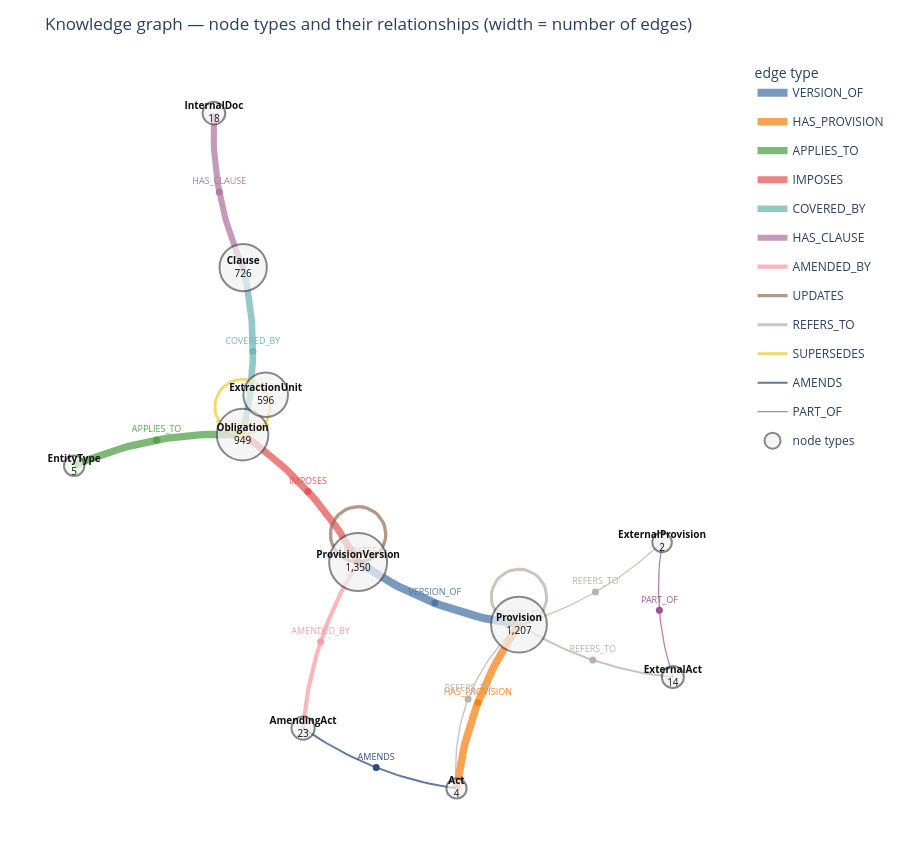

Source (notebook cell):
### Code cell
# --- the graph by unique relationships (plotly) ---------------------------------------------------------------
import math
import networkx as nx
import plotly.graph_objects as go

node_counts = q("SELECT type, COUNT(*) AS n FROM nodes GROUP BY type")
links = q("""
    SELECT COALESCE(s.type, '(outside)') AS src_type, e.type AS edge_type,
           COALESCE(d.type, '(outside)') AS dst_type, COUNT(*) AS n
    FROM edges e LEFT JOIN nodes s ON s.id = e.src LEFT JOIN nodes d ON d.id = e.dst
    GROUP BY 1, 2, 3 ORDER BY n DESC
""")
count_of = dict(zip(node_counts["type"], node_counts["n"]))
types = sorted(set(links["src_type"]) | set(links["dst_type"]) | set(count_of), key=lambda t: -count_of.get(t, 0))

# layout of the node types (a small graph: one node per type)
T = nx.Graph()
T.add_nodes_from(types)
T.add_edges_from((r.src_type, r.dst_type) for r in links.itertuples() if r.src_type != r.dst_type)
pos = nx.kamada_kawai_layout(T) if T.number_of_edges() else nx.circular_layout(T)

def curve(p0, p1, bend, n=30):
    """Points of a quadratic curve from p0 to p1; ``bend`` separates parallel relationships."""
    (x0, y0), (x1, y1) = p0, p1
    mx, my = (x0 + x1) / 2, (y0 + y1) / 2
    dx, dy = x1 - x0, y1 - y0
    cx, cy = mx - dy * bend, my + dx * bend
    ts = [i / n for i in range(n + 1)]
    xs = [(1 - t) ** 2 * x0 + 2 * (1 - t) * t * cx + t ** 2 * x1 for t in ts]
    ys = [(1 - t) ** 2 * y0 + 2 * (1 - t) * t * cy + t ** 2 * y1 for t in ts]
    return xs, ys

def loop(p, k, r=0.07):
    """A small loop next to a node, for relationships between nodes of the same type."""
    x, y = p
    a0 = math.pi / 2 + k * 0.9
    ts = [a0 + 2 * math.pi * i / 40 for i in range(41)]
    cx, cy = x + r * math.cos(a0), y + r * math.sin(a0)
    return [cx + r * math.cos(t) for t in ts], [cy + r * math.sin(t) for t in ts]

edge_colors = {}
palette = ["#4C78A8", "#F58518", "#54A24B", "#E45756", "#72B7B2", "#B279A2", "#FF9DA6", "#9D755D",
           "#BAB0AC", "#EECA3B", "#2F4B7C", "#A05195"]
for i, et in enumerate(links["edge_type"].unique()):
    edge_colors[et] = palette[i % len(palette)]

fig = go.Figure()
seen_pairs, max_n = {}, links["n"].max()
for r in links.itertuples():
    pair = tuple(sorted((r.src_type, r.dst_type)))
    k = seen_pairs.get(pair, 0)
    seen_pairs[pair] = k + 1
    if r.src_type == r.dst_type:
        xs, ys = loop(pos[r.src_type], k)
    else:
        sign = 1 if (r.src_type, r.dst_type) == pair else -1
        xs, ys = curve(pos[r.src_type], pos[r.dst_type], bend=sign * (0.12 + 0.12 * k))
    width = 1 + 7 * math.sqrt(r.n / max_n)
    label = f"{r.src_type} —{r.edge_type}→ {r.dst_type}<br>{r.n:,} edges"
    fig.add_trace(go.Scatter(x=xs, y=ys, mode="lines", line=dict(width=width, color=edge_colors[r.edge_type]),
                             opacity=0.75, hoverinfo="skip", legendgroup=r.edge_type, name=r.edge_type,
                             showlegend=r.edge_type not in {t.name for t in fig.data}))
    # arrow head at the target end + a hover point in the middle
    m = len(xs) // 2
    fig.add_annotation(x=xs[-1], y=ys[-1], ax=xs[-4], ay=ys[-4], xref="x", yref="y", axref="x", ayref="y",
                       showarrow=True, arrowhead=3, arrowsize=1.2, arrowwidth=max(1, width / 2),
                       arrowcolor=edge_colors[r.edge_type], standoff=14)
    fig.add_trace(go.Scatter(x=[xs[m]], y=[ys[m]], mode="markers+text", text=[r.edge_type],
                             textfont=dict(size=9, color=edge_colors[r.edge_type]), textposition="top center",
                             marker=dict(size=7, color=edge_colors[r.edge_type]), hovertext=[label],
                             hoverinfo="text", legendgroup=r.edge_type, showlegend=False))

# the node types
xs = [pos[t][0] for t in types]
ys = [pos[t][1] for t in types]
sizes = [18 + 40 * math.sqrt(count_of.get(t, 0) / max(count_of.values())) for t in types]
fig.add_trace(go.Scatter(
    x=xs, y=ys, mode="markers+text", text=[f"<b>{t}</b><br>{count_of.get(t, 0):,}" for t in types],
    textposition="middle center", textfont=dict(size=10, color="#111"),
    marker=dict(size=sizes, color="#F2F2F2", line=dict(width=2, color="#555")),
    hovertext=[f"{t}: {count_of.get(t, 0):,} nodes" for t in types], hoverinfo="text", name="node types"))

fig.update_layout(title="Knowledge graph — node types and their relationships (width = number of edges)",
                  showlegend=True, legend_title_text="edge type", height=850, plot_bgcolor="white",
                  xaxis=dict(visible=False), yaxis=dict(visible=False, scaleanchor="x"),
                  margin=dict(l=10, r=10, t=60, b=10))
fig.show()

### Figure 1 — Plotly figure (JSON) as saved in the notebook; plotly's stock layout.template omitted (floating-point values rounded to 4 significant figures)
{"data": [{"hoverinfo": "skip", "legendgroup": "VERSION_OF", "line": {"color": "#4C78A8", "width": 8}, "mode": "lines", "name": "VERSION_OF", "opacity": 0.75, "showlegend": true, "type": "scatter", "x": [-0.01655, -0.004219, 0.008191, 0.02069, 0.03326, 0.04593, 0.05867, 0.07151, 0.08442, 0.09742, 0.1105, 0.1237, 0.1369, 0.1503, 0.1637, 0.1772, 0.1908, 0.2045, 0.2182, 0.2321, 0.246, 0.26, 0.2741, 0.2883, 0.3025, 0.3169, 0.3313, 0.3458, 0.3604, 0.3751, 0.3899], "y": [-0.1342, -0.1427, -0.1509, -0.1588, -0.1666, -0.1741, -0.1815, -0.1886, -0.1955, -0.2021, -0.2086, -0.2148, -0.2209, -0.2267, -0.2323, -0.2376, -0.2428, -0.2477, -0.2525, -0.257, -0.2613, -0.2653, -0.2692, -0.2728, -0.2763, -0.2795, -0.2825, -0.2852, -0.2878, -0.2901, -0.2923]}, {"hoverinfo": "text", "hovertext": ["ProvisionVersion —VERSION_OF→ Provision<br>1,350 edges"], "legendgroup": "VERSION_OF", "marker": {"color": "#4C78A8", "size": 7}, "mode": "markers+text", "showlegend": false, "text": ["VERSION_OF"], "textfont": {"color": "#4C78A8", "size": 9}, "textposition": "top center", "type": "scatter", "x": [0.1772], "y": [-0.2376]}, {"hoverinfo": "skip", "legendgroup": "HAS_PROVISION", "line": {"color": "#F58518", "width": 7.611}, "mode": "lines", "name": "HAS_PROVISION", "opacity": 0.75, "showlegend": true, "type": "scatter", "x": [0.232, 0.2341, 0.2364, 0.2389, 0.2416, 0.2446, 0.2477, 0.2511, 0.2547, 0.2585, 0.2626, 0.2669, 0.2713, 0.2761, 0.281, 0.2861, 0.2915, 0.2971, 0.3029, 0.309, 0.3152, 0.3217, 0.3284, 0.3353, 0.3424, 0.3498, 0.3574, 0.3652, 0.3732, 0.3814, 0.3899], "y": [-0.706, -0.691, -0.6761, -0.6613, -0.6465, -0.6318, -0.6172, -0.6027, -0.5883, -0.574, -0.5597, -0.5455, -0.5314, -0.5174, -0.5035, -0.4897, -0.4759, -0.4623, -0.4487, -0.4352, -0.4218, -0.4084, -0.3952, -0.382, -0.369, -0.356, -0.3431, -0.3302, -0.3175, -0.3048, -0.2923]}, {"hoverinfo": "text", "hovertext": ["Act —HAS_PROVISION→ Provision<br>1,204 edges"], "legendgroup": "HAS_PROVISION", "marker": {"color": "#F58518", "size": 7}, "mode": "markers+text", "showlegend": false, "text": ["HAS_PROVISION"], "textfont": {"color": "#F58518", "size": 9}, "textposition": "top center", "type": "scatter", "x": [0.2861], "y": [-0.4897]}, {"hoverinfo": "skip", "legendgroup": "APPLIES_TO", "line": {"color": "#54A24B", "width": 7.29}, "mode": "lines", "name": "APPLIES_TO", "opacity": 0.75, "showlegend": true, "type": "scatter", "x": [-0.3084, -0.3232, -0.3379, -0.3526, -0.3673, -0.3819, -0.3965, -0.4111, -0.4256, -0.44, -0.4544, -0.4688, -0.4831, -0.4974, -0.5117, -0.5259, -0.54, -0.5542, -0.5682, -0.5823, -0.5963, -0.6102, -0.6241, -0.638, -0.6518, -0.6656, -0.6794, -0.6931, -0.7067, -0.7203, -0.7339], "y": [0.1877, 0.1884, 0.1888, 0.1891, 0.1891, 0.1888, 0.1884, 0.1877, 0.1868, 0.1856, 0.1843, 0.1827, 0.1808, 0.1788, 0.1765, 0.174, 0.1713, 0.1683, 0.1651, 0.1617, 0.1581, 0.1542, 0.1501, 0.1458, 0.1413, 0.1365, 0.1315, 0.1263, 0.1208, 0.1151, 0.1092]}, {"hoverinfo": "text", "hovertext": ["Obligation —APPLIES_TO→ EntityType<br>1,090 edges"], "legendgroup": "APPLIES_TO", "marker": {"color": "#54A24B", "size": 7}, "mode": "markers+text", "showlegend": false, "text": ["APPLIES_TO"], "textfont": {"color": "#54A24B", "size": 9}, "textposition": "top center", "type": "scatter", "x": [-0.5259], "y": [0.174]}, {"hoverinfo": "skip", "legendgroup": "IMPOSES", "line": {"color": "#E45756", "width": 6.988}, "mode": "lines", "name": "IMPOSES", "opacity": 0.75, "showlegend": true, "type": "scatter", "x": [-0.01655, -0.02378, -0.03119, -0.03878, -0.04653, -0.05445, -0.06255, -0.07082, -0.07926, -0.08787, -0.09666, -0.1056, -0.1147, -0.124, -0.1335, -0.1432, -0.153, -0.163, -0.1731, -0.1834, -0.1939, -0.2046, -0.2155, -0.2265, -0.2377, -0.249, -0.2606, -0.2723, -0.2841, -0.2962, -0.3084], "y": [-0.1342, -0.1213, -0.1084, -0.09575, -0.08322, -0.07086, -0.05864, -0.04659, -0.03469, -0.02295, -0.01136, 7.634e-05, 0.01135, 0.02248, 0.03344, 0.04425, 0.05491, 0.0654, 0.07575, 0.08594, 0.09597, 0.1058, 0.1156, 0.1251, 0.1345, 0.1438, 0.1529, 0.1618, 0.1706, 0.1793, 0.1877]}, {"hoverinfo": "text", "hovertext": ["ProvisionVersion —IMPOSES→ Obligation<br>988 edges"], "legendgroup": "IMPOSES", "marker": {"color": "#E45756", "size": 7}, "mode": "markers+text", "showlegend": false, "text": ["IMPOSES"], "textfont": {"color": "#E45756", "size": 9}, "textposition": "top center", "type": "scatter", "x": [-0.1432], "y": [0.04425]}, {"hoverinfo": "skip", "legendgroup": "COVERED_BY", "line": {"color": "#72B7B2", "width": 6.616}, "mode": "lines", "name": "COVERED_BY", "opacity": 0.75, "showlegend": true, "type": "scatter", "x": [-0.3084, -0.3051, -0.302, -0.2991, -0.2965, -0.2941, -0.2919, -0.2899, -0.2882, -0.2867, -0.2854, -0.2843, -0.2835, -0.2829, -0.2825, -0.2823, -0.2824, -0.2827, -0.2832, -0.2839, -0.2849, -0.2861, -0.2875, -0.2891, -0.291, -0.2931, -0.2954, -0.2979, -0.3007, -0.3037, -0.3069], "y": [0.1877, 0.2018, 0.2158, 0.2299, 0.244, 0.258, 0.2721, 0.2862, 0.3002, 0.3143, 0.3284, 0.3424, 0.3565, 0.3706, 0.3846, 0.3987, 0.4128, 0.4268, 0.4409, 0.455, 0.4691, 0.4831, 0.4972, 0.5113, 0.5254, 0.5394, 0.5535, 0.5676, 0.5817, 0.5958, 0.6098]}, {"hoverinfo": "text", "hovertext": ["Obligation —COVERED_BY→ Clause<br>869 edges"], "legendgroup": "COVERED_BY", "marker": {"color": "#72B7B2", "size": 7}, "mode": "markers+text", "showlegend": false, "text": ["COVERED_BY"], "textfont": {"color": "#72B7B2", "size": 9}, "textposition": "top center", "type": "scatter", "x": [-0.2823], "y": [0.3987]}, {"hoverinfo": "skip", "legendgroup": "HAS_CLAUSE", "line": {"color": "#B279A2", "width": 6.133}, "mode": "lines", "name": "HAS_CLAUSE", "opacity": 0.75, "showlegend": true, "type": "scatter", "x": [-0.3808, -0.3814, -0.3817, -0.3819, -0.3818, -0.3815, -0.381, -0.3803, -0.3794, -0.3783, -0.377, -0.3755, -0.3737, -0.3718, -0.3696, -0.3673, -0.3647, -0.3619, -0.3589, -0.3557, -0.3523, -0.3487, -0.3449, -0.3409, -0.3367, -0.3322, -0.3276, -0.3227, -0.3176, -0.3124, -0.3069], "y": [1, 0.9864, 0.9729, 0.9594, 0.9459, 0.9325, 0.9191, 0.9058, 0.8925, 0.8792, 0.866, 0.8528, 0.8397, 0.8266, 0.8135, 0.8005, 0.7875, 0.7746, 0.7616, 0.7488, 0.736, 0.7232, 0.7104, 0.6977, 0.685, 0.6724, 0.6598, 0.6473, 0.6348, 0.6223, 0.6098]}, {"hoverinfo": "text", "hovertext": ["InternalDoc —HAS_CLAUSE→ Clause<br>726 edges"], "legendgroup": "HAS_CLAUSE", "marker": {"color": "#B279A2", "size": 7}, "mode": "markers+text", "showlegend": false, "text": ["HAS_CLAUSE"], "textfont": {"color": "#B279A2", "size": 9}, "textposition": "top center", "type": "scatter", "x": [-0.3673], "y": [0.8005]}, {"hoverinfo": "skip", "legendgroup": "AMENDED_BY", "line": {"color": "#FF9DA6", "width": 4.171}, "mode": "lines", "name": "AMENDED_BY", "opacity": 0.75, "showlegend": true, "type": "scatter", "x": [-0.01655, -0.02442, -0.03207, -0.0395, -0.04671, -0.05369, -0.06045, -0.06698, -0.07329, -0.07938, -0.08524, -0.09088, -0.09629, -0.1015, -0.1065, -0.1112, -0.1157, -0.12, -0.1241, -0.1279, -0.1316, -0.135, -0.1381, -0.1411, -0.1438, -0.1463, -0.1486, -0.1507, -0.1525, -0.1541, -0.1555], "y": [-0.1342, -0.1472, -0.1601, -0.1732, -0.1863, -0.1995, -0.2128, -0.2262, -0.2396, -0.2531, -0.2667, -0.2803, -0.294, -0.3078, -0.3217, -0.3356, -0.3497, -0.3638, -0.3779, -0.3922, -0.4065, -0.4209, -0.4353, -0.4499, -0.4645, -0.4792, -0.4939, -0.5088, -0.5237, -0.5387, -0.5537]}, {"hoverinfo": "text", "hovertext": ["ProvisionVersion —AMENDED_BY→ AmendingAct<br>277 edges"], "legendgroup": "AMENDED_BY", "marker": {"color": "#FF9DA6", "size": 7}, "mode": "markers+text", "showlegend": false, "text": ["AMENDED_BY"], "textfont": {"color": "#FF9DA6", "size": 9}, "textposition": "top center", "type": "scatter", "x": [-0.1112], "y": [-0.3356]}, {"hoverinfo": "skip", "legendgroup": "UPDATES", "line": {"color": "#9D755D", "width": 3.302}, "mode": "lines", "name": "UPDATES", "opacity": 0.75, "showlegend": true, "type": "scatter", "x": [-0.01655, -0.0275, -0.03818, -0.04832, -0.05769, -0.06604, -0.07318, -0.07892, -0.08312, -0.08568, -0.08655, -0.08568, -0.08312, -0.07892, -0.07318, -0.06604, -0.05769, -0.04832, -0.03818, -0.0275, -0.01655, -0.005595, 0.005086, 0.01523, 0.0246, 0.03295, 0.04009, 0.04583, 0.05003, 0.05259, 0.05345, 0.05259, 0.05003, 0.04583, 0.04009, 0.03295, 0.0246, 0.01523, 0.005086, -0.005595, -0.01655], "y": [0.005754, 0.004892, 0.002327, -0.001876, -0.007615, -0.01475, -0.0231, -0.03247, -0.04262, -0.0533, -0.06425, -0.0752, -0.08588, -0.09603, -0.1054, -0.1137, -0.1209, -0.1266, -0.1308, -0.1334, -0.1342, -0.1334, -0.1308, -0.1266, -0.1209, -0.1137, -0.1054, -0.09603, -0.08588, -0.0752, -0.06425, -0.0533, -0.04262, -0.03247, -0.0231, -0.01475, -0.007615, -0.001876, 0.002327, 0.004892, 0.005754]}, {"hoverinfo": "text", "hovertext": ["ProvisionVersion —UPDATES→ ProvisionVersion<br>146 edges"], "legendgroup": "UPDATES", "marker": {"color": "#9D755D", "size": 7}, "mode": "markers+text", "showlegend": false, "text": ["UPDATES"], "textfont": {"color": "#9D755D", "size": 9}, "textposition": "top center", "type": "scatter", "x": [-0.01655], "y": [-0.1342]}, {"hoverinfo": "skip", "legendgroup": "REFERS_TO", "line": {"color": "#BAB0AC", "width": 3.034}, "mode": "lines", "name": "REFERS_TO", "opacity": 0.75, "showlegend": true, "type": "scatter", "x": [0.3899, 0.3789, 0.3683, 0.3581, 0.3488, 0.3404, 0.3333, 0.3275, 0.3233, 0.3208, 0.3199, 0.3208, 0.3233, 0.3275, 0.3333, 0.3404, 0.3488, 0.3581, 0.3683, 0.3789, 0.3899, 0.4008, 0.4115, 0.4217, 0.431, 0.4394, 0.4465, 0.4523, 0.4565, 0.459, 0.4599, 0.459, 0.4565, 0.4523, 0.4465, 0.4394, 0.431, 0.4217, 0.4115, 0.4008, 0.3899], "y": [-0.1523, -0.1531, -0.1557, -0.1599, -0.1656, -0.1728, -0.1811, -0.1905, -0.2006, -0.2113, -0.2223, -0.2332, -0.2439, -0.254, -0.2634, -0.2718, -0.2789, -0.2846, -0.2888, -0.2914, -0.2923, -0.2914, -0.2888, -0.2846, -0.2789, -0.2718, -0.2634, -0.254, -0.2439, -0.2332, -0.2223, -0.2113, -0.2006, -0.1905, -0.1811, -0.1728, -0.1656, -0.1599, -0.1557, -0.1531, -0.1523]}, {"hoverinfo": "text", "hovertext": ["Provision —REFERS_TO→ Provision<br>114 edges"], "legendgroup": "REFERS_TO", "marker": {"color": "#BAB0AC", "size": 7}, "mode": "markers+text", "showlegend": false, "text": ["REFERS_TO"], "textfont": {"color": "#BAB0AC", "size": 9}, "textposition": "top center", "type": "scatter", "x": [0.3899], "y": [-0.2923]}, {"hoverinfo": "skip", "legendgroup": "SUPERSEDES", "line": {"color": "#EECA3B", "width": 2.767}, "mode": "lines", "name": "SUPERSEDES", "opacity": 0.75, "showlegend": true, "type": "scatter", "x": [-0.3084, -0.3193, -0.33, -0.3402, -0.3495, -0.3579, -0.365, -0.3708, -0.375, -0.3775, -0.3784, -0.3775, -0.375, -0.3708, -0.365, -0.3579, -0.3495, -0.3402, -0.33, -0.3193, -0.3084, -0.2974, -0.2868, -0.2766, -0.2673, -0.2589, -0.2518, -0.246, -0.2418, -0.2393, -0.2384, -0.2393, -0.2418, -0.246, -0.2518, -0.2589, -0.2673, -0.2766, -0.2868, -0.2974, -0.3084], "y": [0.3277, 0.3269, 0.3243, 0.3201, 0.3144, 0.3072, 0.2989, 0.2895, 0.2794, 0.2687, 0.2577, 0.2468, 0.2361, 0.2259, 0.2166, 0.2082, 0.2011, 0.1954, 0.1912, 0.1886, 0.1877, 0.1886, 0.1912, 0.1954, 0.2011, 0.2082, 0.2166, 0.2259, 0.2361, 0.2468, 0.2577, 0.2687, 0.2794, 0.2895, 0.2989, 0.3072, 0.3144, 0.3201, 0.3243, 0.3269, 0.3277]}, {"hoverinfo": "text", "hovertext": ["Obligation —SUPERSEDES→ Obligation<br>86 edges"], "legendgroup": "SUPERSEDES", "marker": {"color": "#EECA3B", "size": 7}, "mode": "markers+text", "showlegend": false, "text": ["SUPERSEDES"], "textfont": {"color": "#EECA3B", "size": 9}, "textposition": "top center", "type": "scatter", "x": [-0.3084], "y": [0.1877]}, {"hoverinfo": "skip", "legendgroup": "REFERS_TO", "line": {"color": "#BAB0AC", "width": 2.043}, "mode": "lines", "name": "REFERS_TO", "opacity": 0.75, "showlegend": false, "type": "scatter", "x": [0.3899, 0.4018, 0.4138, 0.4259, 0.4381, 0.4503, 0.4626, 0.4749, 0.4874, 0.4999, 0.5124, 0.5251, 0.5378, 0.5506, 0.5634, 0.5763, 0.5893, 0.6024, 0.6155, 0.6288, 0.642, 0.6554, 0.6688, 0.6823, 0.6958, 0.7095, 0.7232, 0.7369, 0.7508, 0.7647, 0.7787], "y": [-0.2923, -0.2997, -0.3069, -0.3139, -0.3207, -0.3273, -0.3337, -0.3398, -0.3458, -0.3515, -0.3571, -0.3624, -0.3676, -0.3725, -0.3772, -0.3817, -0.386, -0.3901, -0.394, -0.3977, -0.4012, -0.4045, -0.4075, -0.4104, -0.413, -0.4155, -0.4177, -0.4197, -0.4215, -0.4232, -0.4246]}, {"hoverinfo": "text", "hovertext": ["Provision —REFERS_TO→ ExternalAct<br>30 edges"], "legendgroup": "REFERS_TO", "marker": {"color": "#BAB0AC", "size": 7}, "mode": "markers+text", "showlegend": false, "text": ["REFERS_TO"], "textfont": {"color": "#BAB0AC", "size": 9}, "textposition": "top center", "type": "scatter", "x": [0.5763], "y": [-0.3817]}, {"hoverinfo": "skip", "legendgroup": "AMENDS", "line": {"color": "#2F4B7C", "width": 1.914}, "mode": "lines", "name": "AMENDS", "opacity": 0.75, "showlegend": true, "type": "scatter", "x": [-0.1555, -0.1438, -0.132, -0.12, -0.1081, -0.096, -0.08385, -0.07162, -0.05931, -0.04692, -0.03445, -0.0219, -0.009266, 0.00345, 0.01625, 0.02912, 0.04208, 0.05512, 0.06824, 0.08145, 0.09473, 0.1081, 0.1215, 0.1351, 0.1487, 0.1624, 0.1761, 0.19, 0.2039, 0.2179, 0.232], "y": [-0.5537, -0.5618, -0.5697, -0.5773, -0.5848, -0.592, -0.5991, -0.6059, -0.6125, -0.619, -0.6252, -0.6312, -0.637, -0.6426, -0.648, -0.6531, -0.6581, -0.6629, -0.6674, -0.6718, -0.6759, -0.6799, -0.6836, -0.6871, -0.6905, -0.6936, -0.6965, -0.6992, -0.7017, -0.704, -0.706]}, {"hoverinfo": "text", "hovertext": ["AmendingAct —AMENDS→ Act<br>23 edges"], "legendgroup": "AMENDS", "marker": {"color": "#2F4B7C", "size": 7}, "mode": "markers+text", "showlegend": false, "text": ["AMENDS"], "textfont": {"color": "#2F4B7C", "size": 9}, "textposition": "top center", "type": "scatter", "x": [0.02912], "y": [-0.6531]}, {"hoverinfo": "skip", "legendgroup": "REFERS_TO", "line": {"color": "#BAB0AC", "width": 1.426}, "mode": "lines", "name": "REFERS_TO", "opacity": 0.75, "showlegend": false, "type": "scatter", "x": [0.3899, 0.3782, 0.367, 0.3562, 0.3459, 0.336, 0.3265, 0.3175, 0.309, 0.3008, 0.2931, 0.2859, 0.2791, 0.2727, 0.2668, 0.2613, 0.2563, 0.2517, 0.2475, 0.2438, 0.2405, 0.2377, 0.2353, 0.2333, 0.2318, 0.2308, 0.2301, 0.2299, 0.2302, 0.2309, 0.232], "y": [-0.2923, -0.3036, -0.3151, -0.3268, -0.3387, -0.3507, -0.3629, -0.3753, -0.3878, -0.4005, -0.4134, -0.4264, -0.4396, -0.453, -0.4665, -0.4802, -0.4941, -0.5081, -0.5223, -0.5367, -0.5513, -0.566, -0.5809, -0.5959, -0.6112, -0.6266, -0.6421, -0.6578, -0.6737, -0.6898, -0.706]}, {"hoverinfo": "text", "hovertext": ["Provision —REFERS_TO→ Act<br>5 edges"], "legendgroup": "REFERS_TO", "marker": {"color": "#BAB0AC", "size": 7}, "mode": "markers+text", "showlegend": false, "text": ["REFERS_TO"], "textfont": {"color": "#BAB0AC", "size": 9}, "textposition": "top center", "type": "scatter", "x": [0.2613], "y": [-0.4802]}, {"hoverinfo": "skip", "legendgroup": "PART_OF", "line": {"color": "#A05195", "width": 1.269}, "mode": "lines", "name": "PART_OF", "opacity": 0.75, "showlegend": true, "type": "scatter", "x": [0.7515, 0.7497, 0.7482, 0.7468, 0.7457, 0.7447, 0.7438, 0.7432, 0.7428, 0.7425, 0.7424, 0.7425, 0.7428, 0.7432, 0.7438, 0.7447, 0.7457, 0.7468, 0.7482, 0.7497, 0.7515, 0.7534, 0.7555, 0.7577, 0.7602, 0.7628, 0.7656, 0.7686, 0.7718, 0.7751, 0.7787], "y": [-0.08446, -0.09601, -0.1075, -0.1191, -0.1306, -0.1421, -0.1535, -0.165, -0.1764, -0.1879, -0.1993, -0.2107, -0.2221, -0.2334, -0.2448, -0.2561, -0.2675, -0.2788, -0.2901, -0.3014, -0.3126, -0.3239, -0.3351, -0.3464, -0.3576, -0.3688, -0.38, -0.3911, -0.4023, -0.4134, -0.4246]}, {"hoverinfo": "text", "hovertext": ["ExternalProvision —PART_OF→ ExternalAct<br>2 edges"], "legendgroup": "PART_OF", "marker": {"color": "#A05195", "size": 7}, "mode": "markers+text", "showlegend": false, "text": ["PART_OF"], "textfont": {"color": "#A05195", "size": 9}, "textposition": "top center", "type": "scatter", "x": [0.7447], "y": [-0.2561]}, {"hoverinfo": "skip", "legendgroup": "REFERS_TO", "line": {"color": "#BAB0AC", "width": 1.269}, "mode": "lines", "name": "REFERS_TO", "opacity": 0.75, "showlegend": false, "type": "scatter", "x": [0.3899, 0.4036, 0.4171, 0.4305, 0.4439, 0.4571, 0.4702, 0.4832, 0.4961, 0.5088, 0.5215, 0.5341, 0.5465, 0.5588, 0.571, 0.5831, 0.5951, 0.607, 0.6188, 0.6305, 0.642, 0.6535, 0.6648, 0.676, 0.6871, 0.6981, 0.709, 0.7198, 0.7305, 0.741, 0.7515], "y": [-0.2923, -0.2881, -0.2838, -0.2793, -0.2746, -0.2697, -0.2646, -0.2593, -0.2538, -0.2481, -0.2423, -0.2362, -0.23, -0.2235, -0.2169, -0.2101, -0.203, -0.1958, -0.1884, -0.1808, -0.173, -0.165, -0.1568, -0.1485, -0.1399, -0.1311, -0.1222, -0.1131, -0.1037, -0.09418, -0.08446]}, {"hoverinfo": "text", "hovertext": ["Provision —REFERS_TO→ ExternalProvision<br>2 edges"], "legendgroup": "REFERS_TO", "marker": {"color": "#BAB0AC", "size": 7}, "mode": "markers+text", "showlegend": false, "text": ["REFERS_TO"], "textfont": {"color": "#BAB0AC", "size": 9}, "textposition": "top center", "type": "scatter", "x": [0.5831], "y": [-0.2101]}, {"hoverinfo": "text", "hovertext": ["ProvisionVersion: 1,350 nodes", "Provision: 1,207 nodes", "Obligation: 949 nodes", "Clause: 726 nodes", "ExtractionUnit: 596 nodes", "AmendingAct: 23 nodes", "InternalDoc: 18 nodes", "ExternalAct: 14 nodes", "EntityType: 5 nodes", "Act: 4 nodes", "ExternalProvision: 2 nodes"], "marker": {"color": "#F2F2F2", "line": {"color": "#555", "width": 2}, "size": [58, 55.82, 51.54, 47.33, 44.58, 23.22, 22.62, 22.07, 20.43, 20.18, 19.54]}, "mode": "markers+text", "name": "node types", "text": ["<b>ProvisionVersion</b><br>1,350", "<b>Provision</b><br>1,207", "<b>Obligation</b><br>949", "<b>Clause</b><br>726", "<b>ExtractionUnit</b><br>596", "<b>AmendingAct</b><br>23", "<b>InternalDoc</b><br>18", "<b>ExternalAct</b><br>14", "<b>EntityType</b><br>5", "<b>Act</b><br>4", "<b>ExternalProvision</b><br>2"], "textfont": {"color": "#111", "size": 10}, "textposition": "middle center", "type": "scatter", "x": [-0.01655, 0.3899, -0.3084, -0.3069, -0.25, -0.1555, -0.3808, 0.7787, -0.7339, 0.232, 0.7515], "y": [-0.1342, -0.2923, 0.1877, 0.6098, 0.2885, -0.5537, 1, -0.4246, 0.1092, -0.706, -0.08446]}], "layout": {"annotations": [{"arrowcolor": "#4C78A8", "arrowhead": 3, "arrowsize": 1.2, "arrowwidth": 4, "ax": 0.3458, "axref": "x", "ay": -0.2852, "ayref": "y", "showarrow": true, "standoff": 14, "x": 0.3899, "xref": "x", "y": -0.2923, "yref": "y"}, {"arrowcolor": "#F58518", "arrowhead": 3, "arrowsize": 1.2, "arrowwidth": 3.805, "ax": 0.3652, "axref": "x", "ay": -0.3302, "ayref": "y", "showarrow": true, "standoff": 14, "x": 0.3899, "xref": "x", "y": -0.2923, "yref": "y"}, {"arrowcolor": "#54A24B", "arrowhead": 3, "arrowsize": 1.2, "arrowwidth": 3.645, "ax": -0.6931, "axref": "x", "ay": 0.1263, "ayref": "y", "showarrow": true, "standoff": 14, "x": -0.7339, "xref": "x", "y": 0.1092, "yref": "y"}, {"arrowcolor": "#E45756", "arrowhead": 3, "arrowsize": 1.2, "arrowwidth": 3.494, "ax": -0.2723, "axref": "x", "ay": 0.1618, "ayref": "y", "showarrow": true, "standoff": 14, "x": -0.3084, "xref": "x", "y": 0.1877, "yref": "y"}, {"arrowcolor": "#72B7B2", "arrowhead": 3, "arrowsize": 1.2, "arrowwidth": 3.308, "ax": -0.2979, "axref": "x", "ay": 0.5676, "ayref": "y", "showarrow": true, "standoff": 14, "x": -0.3069, "xref": "x", "y": 0.6098, "yref": "y"}, {"arrowcolor": "#B279A2", "arrowhead": 3, "arrowsize": 1.2, "arrowwidth": 3.067, "ax": -0.3227, "axref": "x", "ay": 0.6473, "ayref": "y", "showarrow": true, "standoff": 14, "x": -0.3069, "xref": "x", "y": 0.6098, "yref": "y"}, {"arrowcolor": "#FF9DA6", "arrowhead": 3, "arrowsize": 1.2, "arrowwidth": 2.085, "ax": -0.1507, "axref": "x", "ay": -0.5088, "ayref": "y", "showarrow": true, "standoff": 14, "x": -0.1555, "xref": "x", "y": -0.5537, "yref": "y"}, {"arrowcolor": "#9D755D", "arrowhead": 3, "arrowsize": 1.2, "arrowwidth": 1.651, "ax": 0.01523, "axref": "x", "ay": -0.001876, "ayref": "y", "showarrow": true, "standoff": 14, "x": -0.01655, "xref": "x", "y": 0.005754, "yref": "y"}, {"arrowcolor": "#BAB0AC", "arrowhead": 3, "arrowsize": 1.2, "arrowwidth": 1.517, "ax": 0.4217, "axref": "x", "ay": -0.1599, "ayref": "y", "showarrow": true, "standoff": 14, "x": 0.3899, "xref": "x", "y": -0.1523, "yref": "y"}, {"arrowcolor": "#EECA3B", "arrowhead": 3, "arrowsize": 1.2, "arrowwidth": 1.383, "ax": -0.2766, "axref": "x", "ay": 0.3201, "ayref": "y", "showarrow": true, "standoff": 14, "x": -0.3084, "xref": "x", "y": 0.3277, "yref": "y"}, {"arrowcolor": "#BAB0AC", "arrowhead": 3, "arrowsize": 1.2, "arrowwidth": 1.022, "ax": 0.7369, "axref": "x", "ay": -0.4197, "ayref": "y", "showarrow": true, "standoff": 14, "x": 0.7787, "xref": "x", "y": -0.4246, "yref": "y"}, {"arrowcolor": "#2F4B7C", "arrowhead": 3, "arrowsize": 1.2, "arrowwidth": 1, "ax": 0.19, "axref": "x", "ay": -0.6992, "ayref": "y", "showarrow": true, "standoff": 14, "x": 0.232, "xref": "x", "y": -0.706, "yref": "y"}, {"arrowcolor": "#BAB0AC", "arrowhead": 3, "arrowsize": 1.2, "arrowwidth": 1, "ax": 0.2299, "axref": "x", "ay": -0.6578, "ayref": "y", "showarrow": true, "standoff": 14, "x": 0.232, "xref": "x", "y": -0.706, "yref": "y"}, {"arrowcolor": "#A05195", "arrowhead": 3, "arrowsize": 1.2, "arrowwidth": 1, "ax": 0.7686, "axref": "x", "ay": -0.3911, "ayref": "y", "showarrow": true, "standoff": 14, "x": 0.7787, "xref": "x", "y": -0.4246, "yref": "y"}, {"arrowcolor": "#BAB0AC", "arrowhead": 3, "arrowsize": 1.2, "arrowwidth": 1, "ax": 0.7198, "axref": "x", "ay": -0.1131, "ayref": "y", "showarrow": true, "standoff": 14, "x": 0.7515, "xref": "x", "y": -0.08446, "yref": "y"}], "height": 850, "legend": {"title": {"text": "edge type"}}, "margin": {"b": 10, "l": 10, "r": 10, "t": 60}, "plot_bgcolor": "white", "showlegend": true, "title": {"text": "Knowledge graph — node types and their relationships (width = number of edges)"}, "xaxis": {"visible": false}, "yaxis": {"scaleanchor": "x", "visible": false}}}
